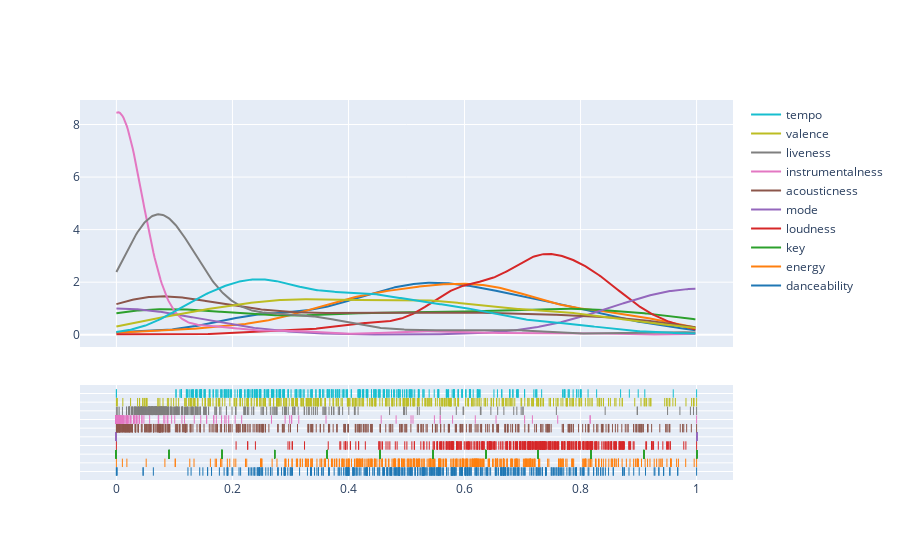

This figure's notebook cell:
### Code cell
# KDE plot
fig = ff.create_distplot([df_scaled[c] for c in df_scaled.columns], 
                    df_scaled.columns, 
                    show_hist=False)

fig.show()

#Now all of the data is on ranging between 0 and 1;

### Figure 1 — Plotly figure (JSON) as saved in the notebook; plotly's stock layout.template omitted (floating-point values rounded to 4 significant figures; data arrays with more than 128 entries replaced by an {"elided": "..."} marker saying what was removed)
{"data": [{"legendgroup": "danceability", "marker": {"color": "rgb(31, 119, 180)"}, "mode": "lines", "name": "danceability", "showlegend": true, "type": "scatter", "x": {"elided": "500 float values"}, "xaxis": "x", "y": {"elided": "500 float values"}, "yaxis": "y"}, {"legendgroup": "energy", "marker": {"color": "rgb(255, 127, 14)"}, "mode": "lines", "name": "energy", "showlegend": true, "type": "scatter", "x": {"elided": "500 float values"}, "xaxis": "x", "y": {"elided": "500 float values"}, "yaxis": "y"}, {"legendgroup": "key", "marker": {"color": "rgb(44, 160, 44)"}, "mode": "lines", "name": "key", "showlegend": true, "type": "scatter", "x": {"elided": "500 float values"}, "xaxis": "x", "y": {"elided": "500 float values"}, "yaxis": "y"}, {"legendgroup": "loudness", "marker": {"color": "rgb(214, 39, 40)"}, "mode": "lines", "name": "loudness", "showlegend": true, "type": "scatter", "x": {"elided": "500 float values"}, "xaxis": "x", "y": {"elided": "500 float values"}, "yaxis": "y"}, {"legendgroup": "mode", "marker": {"color": "rgb(148, 103, 189)"}, "mode": "lines", "name": "mode", "showlegend": true, "type": "scatter", "x": {"elided": "500 float values"}, "xaxis": "x", "y": {"elided": "500 float values"}, "yaxis": "y"}, {"legendgroup": "acousticness", "marker": {"color": "rgb(140, 86, 75)"}, "mode": "lines", "name": "acousticness", "showlegend": true, "type": "scatter", "x": {"elided": "500 float values"}, "xaxis": "x", "y": {"elided": "500 float values"}, "yaxis": "y"}, {"legendgroup": "instrumentalness", "marker": {"color": "rgb(227, 119, 194)"}, "mode": "lines", "name": "instrumentalness", "showlegend": true, "type": "scatter", "x": {"elided": "500 float values"}, "xaxis": "x", "y": {"elided": "500 float values"}, "yaxis": "y"}, {"legendgroup": "liveness", "marker": {"color": "rgb(127, 127, 127)"}, "mode": "lines", "name": "liveness", "showlegend": true, "type": "scatter", "x": {"elided": "500 float values"}, "xaxis": "x", "y": {"elided": "500 float values"}, "yaxis": "y"}, {"legendgroup": "valence", "marker": {"color": "rgb(188, 189, 34)"}, "mode": "lines", "name": "valence", "showlegend": true, "type": "scatter", "x": {"elided": "500 float values"}, "xaxis": "x", "y": {"elided": "500 float values"}, "yaxis": "y"}, {"legendgroup": "tempo", "marker": {"color": "rgb(23, 190, 207)"}, "mode": "lines", "name": "tempo", "showlegend": true, "type": "scatter", "x": {"elided": "500 float values"}, "xaxis": "x", "y": {"elided": "500 float values"}, "yaxis": "y"}, {"legendgroup": "danceability", "marker": {"color": "rgb(31, 119, 180)", "symbol": "line-ns-open"}, "mode": "markers", "name": "danceability", "showlegend": false, "type": "scatter", "x": {"elided": "401 float values"}, "xaxis": "x", "y": {"elided": "401 str values"}, "yaxis": "y2"}, {"legendgroup": "energy", "marker": {"color": "rgb(255, 127, 14)", "symbol": "line-ns-open"}, "mode": "markers", "name": "energy", "showlegend": false, "type": "scatter", "x": {"elided": "401 float values"}, "xaxis": "x", "y": {"elided": "401 str values"}, "yaxis": "y2"}, {"legendgroup": "key", "marker": {"color": "rgb(44, 160, 44)", "symbol": "line-ns-open"}, "mode": "markers", "name": "key", "showlegend": false, "type": "scatter", "x": {"elided": "401 float values"}, "xaxis": "x", "y": {"elided": "401 str values"}, "yaxis": "y2"}, {"legendgroup": "loudness", "marker": {"color": "rgb(214, 39, 40)", "symbol": "line-ns-open"}, "mode": "markers", "name": "loudness", "showlegend": false, "type": "scatter", "x": {"elided": "401 float values"}, "xaxis": "x", "y": {"elided": "401 str values"}, "yaxis": "y2"}, {"legendgroup": "mode", "marker": {"color": "rgb(148, 103, 189)", "symbol": "line-ns-open"}, "mode": "markers", "name": "mode", "showlegend": false, "type": "scatter", "x": {"elided": "401 int values"}, "xaxis": "x", "y": {"elided": "401 str values"}, "yaxis": "y2"}, {"legendgroup": "acousticness", "marker": {"color": "rgb(140, 86, 75)", "symbol": "line-ns-open"}, "mode": "markers", "name": "acousticness", "showlegend": false, "type": "scatter", "x": {"elided": "401 float values"}, "xaxis": "x", "y": {"elided": "401 str values"}, "yaxis": "y2"}, {"legendgroup": "instrumentalness", "marker": {"color": "rgb(227, 119, 194)", "symbol": "line-ns-open"}, "mode": "markers", "name": "instrumentalness", "showlegend": false, "type": "scatter", "x": {"elided": "401 float values"}, "xaxis": "x", "y": {"elided": "401 str values"}, "yaxis": "y2"}, {"legendgroup": "liveness", "marker": {"color": "rgb(127, 127, 127)", "symbol": "line-ns-open"}, "mode": "markers", "name": "liveness", "showlegend": false, "type": "scatter", "x": {"elided": "401 float values"}, "xaxis": "x", "y": {"elided": "401 str values"}, "yaxis": "y2"}, {"legendgroup": "valence", "marker": {"color": "rgb(188, 189, 34)", "symbol": "line-ns-open"}, "mode": "markers", "name": "valence", "showlegend": false, "type": "scatter", "x": {"elided": "401 float values"}, "xaxis": "x", "y": {"elided": "401 str values"}, "yaxis": "y2"}, {"legendgroup": "tempo", "marker": {"color": "rgb(23, 190, 207)", "symbol": "line-ns-open"}, "mode": "markers", "name": "tempo", "showlegend": false, "type": "scatter", "x": {"elided": "401 float values"}, "xaxis": "x", "y": {"elided": "401 str values"}, "yaxis": "y2"}], "layout": {"barmode": "overlay", "hovermode": "closest", "legend": {"traceorder": "reversed"}, "xaxis": {"anchor": "y2", "domain": [0, 1], "zeroline": false}, "yaxis": {"anchor": "free", "domain": [0.35, 1], "position": 0}, "yaxis2": {"anchor": "x", "domain": [0, 0.25], "dtick": 1, "showticklabels": false}}}
